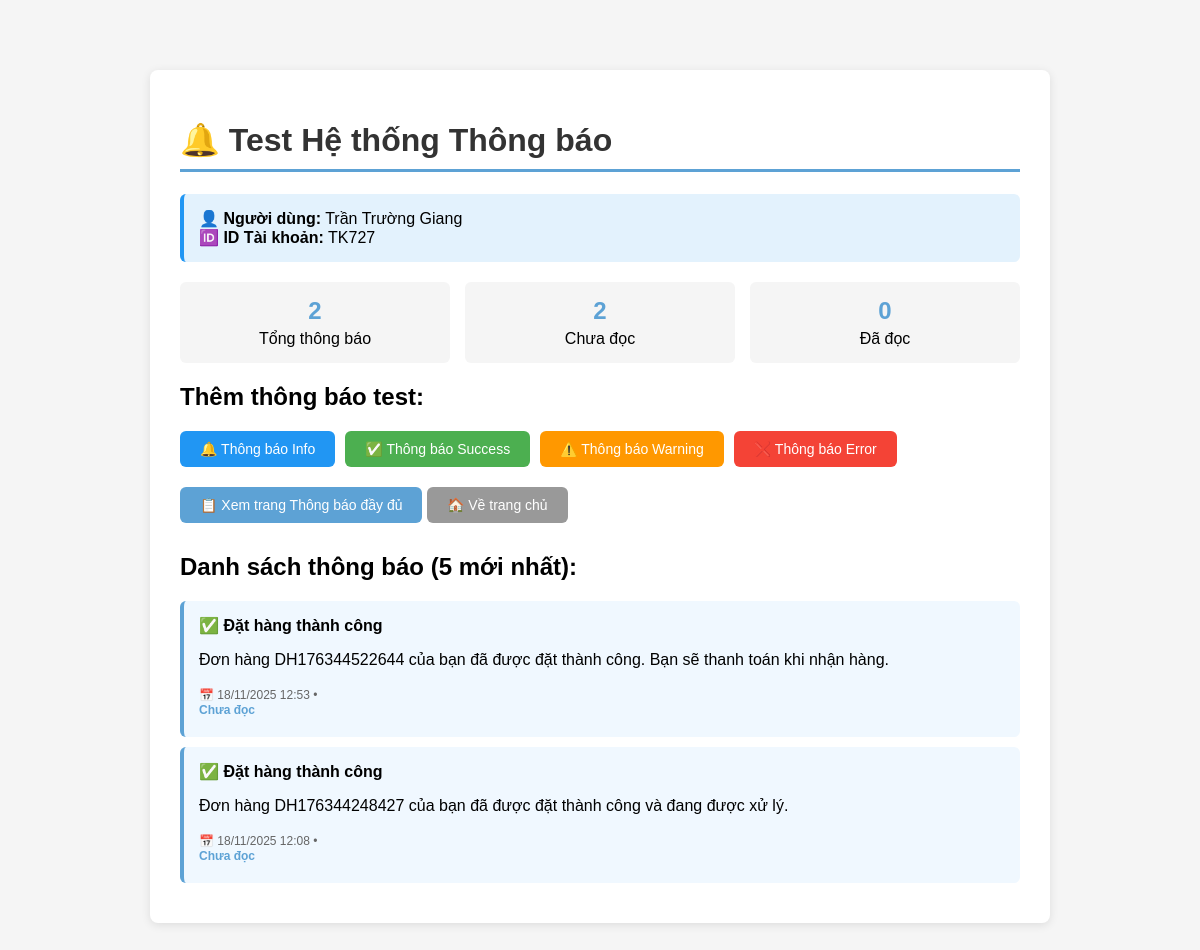
The page /test_notification.php (signed in) on the database as committed earlier.
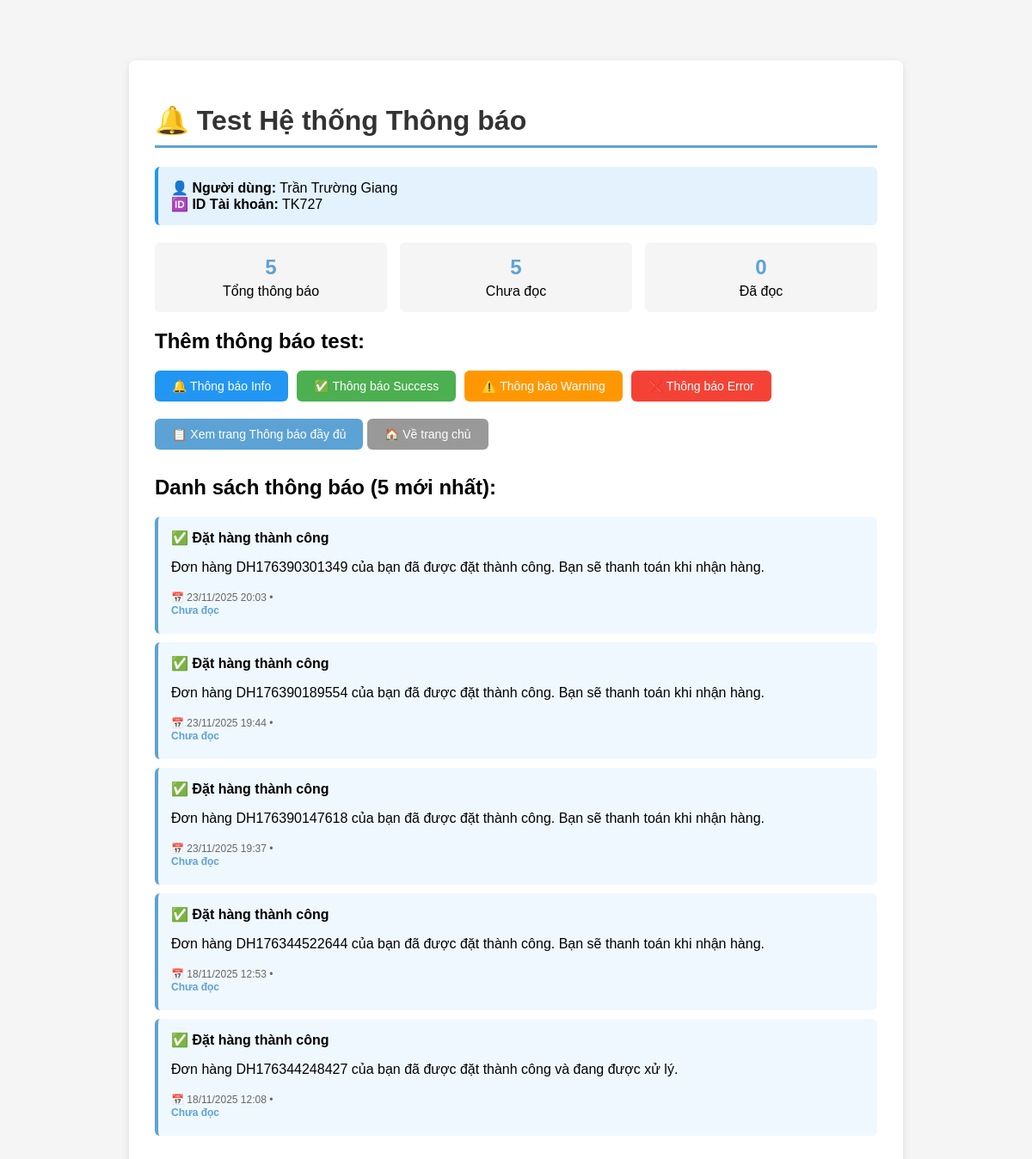
The same page on the database as committed later.
### tables this page shows
CREATE TABLE `thong_bao` (
  `id_thong_bao` int(11) NOT NULL,
  `id_tk` varchar(5) NOT NULL,
  `tieu_de` varchar(250) NOT NULL,
  `noi_dung` text NOT NULL,
  `loai` varchar(20) NOT NULL DEFAULT 'info' COMMENT 'info, success, warning, error',
  `lien_ket` varchar(250) DEFAULT NULL,
  `da_doc` tinyint(1) NOT NULL DEFAULT 0 COMMENT '0: chưa đọc, 1: đã đọc',
  `ngay_gio_tao` datetime NOT NULL DEFAULT current_timestamp()
);

### models/Database.php (called while the page is built, shortened)
<?php
class Database {
    private $host = '127.0.0.1';
    private $db_name = 'qlsach';
    private $username = 'root';
    private $password = '';
    private $conn;
    public function __construct() {
        $this->conn = null;
        $dsn = 'mysql:host=' . $this->host . ';dbname=' . $this->db_name . ';charset=utf8mb4';
        try {
            $this->conn = new PDO($dsn, $this->username, $this->password);
            $this->conn->setAttribute(PDO::ATTR_ERRMODE, PDO::ERRMODE_EXCEPTION);
            $this->conn->setAttribute(PDO::ATTR_DEFAULT_FETCH_MODE, PDO::FETCH_OBJ);
        } catch (PDOException $e) {
            echo 'Kết nối thất bại: ' . $e->getMessage();
        }
    }
    public function prepare($sql) {
        return $this->conn->prepare($sql);
    }
}
?>

### models/Notification.php (called while the page is built, shortened)
<?php
require_once __DIR__ . '/Database.php';
class Notification {
    private $db;
    public function __construct() {
        $this->db = new Database();
    }
    public function getAll($id_tk = null) {
        $sql = "SELECT * FROM thong_bao
                WHERE id_tk = ?
                ORDER BY ngay_gio_tao DESC
                LIMIT 50";
        $stmt = $this->db->prepare($sql);
        $stmt->execute([$id_tk]);
        $notifications = $stmt->fetchAll();
        $result = [];
        foreach ($notifications as $notif) {
            $result[] = [
                'id' => $notif->id_thong_bao,
                'title' => $notif->tieu_de,
                'message' => $notif->noi_dung,
                'type' => $notif->loai,
                'link' => $notif->lien_ket,
                'read' => (bool)$notif->da_doc,
                'created_at' => $notif->ngay_gio_tao
            ];
        }
        return $result;
    }
    public function getUnreadCount($id_tk = null) {
        $sql = "SELECT COUNT(*) as count FROM thong_bao
                WHERE id_tk = ? AND da_doc = 0";
        $stmt = $this->db->prepare($sql);
        $stmt->execute([$id_tk]);
        $result = $stmt->fetch();
        return $result->count ?? 0;
    }
}
?>

### test_notification.php (the view, shortened to what the changed rows need)
<?php
require_once __DIR__ . '/models/Notification.php';
$notificationModel = new Notification();
$id_tk = $_SESSION['id_tk'];
$allNotifications = $notificationModel->getAll($id_tk);
$unreadCount = $notificationModel->getUnreadCount($id_tk);
$totalCount = count($allNotifications);
?>
<!DOCTYPE html>
<html lang="vi">
<head>
</head>
<body>
    <div class="container">
        <h1>🔔 Test Hệ thống Thông báo</h1>
        <div class="stats">
            <div class="stat-box">
                <strong><?= $totalCount ?></strong>
                <span>Tổng thông báo</span>
            </div>
            <div class="stat-box">
                <strong><?= $unreadCount ?></strong>
                <span>Chưa đọc</span>
            </div>
        </div>
        <h2>Thêm thông báo test:</h2>
        <?php if (!empty($allNotifications)): ?>
            <div class="notification-list">
                <h2>Danh sách thông báo (5 mới nhất):</h2>
                <?php foreach (array_slice($allNotifications, 0, 5) as $notif): ?>
                    <div class="notification-item <?= !$notif['read'] ? 'unread' : '' ?>">
                        <strong>
                            <?php
                            $icons = [
                                'info' => '🔔',
                                'success' => '✅',
                                'warning' => '⚠️',
                                'error' => '❌'
                            ];
                            echo $icons[$notif['type']] ?? '🔔';
                            ?>
                            <?= htmlspecialchars($notif['title']) ?>
                        </strong>
                        <p><?= htmlspecialchars($notif['message']) ?></p>
                        <small>
                            📅 <?= date('d/m/Y H:i', strtotime($notif['created_at'])) ?>
                            <?= !$notif['read'] ? ' • <strong style="color: #5DA2D5;">Chưa đọc</strong>' : '' ?>
                        </small>
                    </div>
                <?php endforeach; ?>
            </div>
        <?php endif; ?>
    </div>
</body>
</html>

Rows that differ between the two databases and show on the page:
added thong_bao: loai "✅", tieu_de "Đặt hàng thành công", noi_dung "Đơn hàng DH176390301349 của bạn đã được đặt thành công. Bạn sẽ thanh toán khi nhận hàng.", ngay_gio_tao "23/11/2025 20:03"
added thong_bao: loai "✅", tieu_de "Đặt hàng thành công", noi_dung "Đơn hàng DH176390189554 của bạn đã được đặt thành công. Bạn sẽ thanh toán khi nhận hàng.", ngay_gio_tao "23/11/2025 19:44"
added thong_bao: loai "✅", tieu_de "Đặt hàng thành công", noi_dung "Đơn hàng DH176390147618 của bạn đã được đặt thành công. Bạn sẽ thanh toán khi nhận hàng.", ngay_gio_tao "23/11/2025 19:37"
Other text that changed with them:
$totalCount: "2" → "5"
$unreadCount: "2" → "5"
